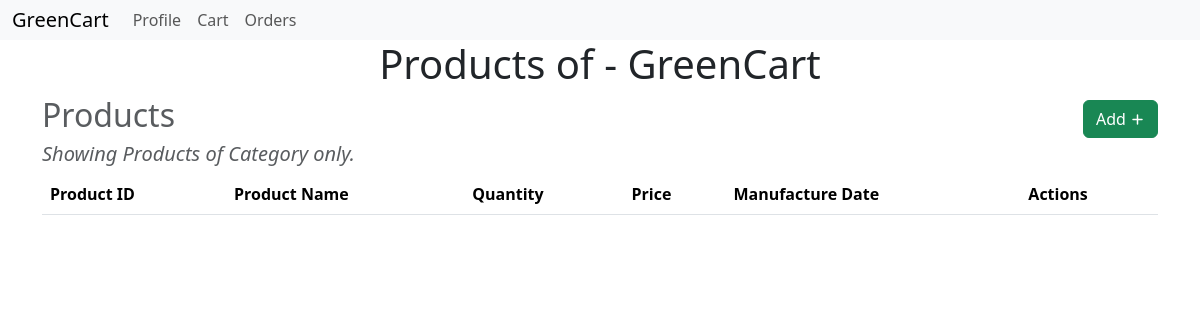
The page /category/2/show (signed in) on the database as committed earlier.
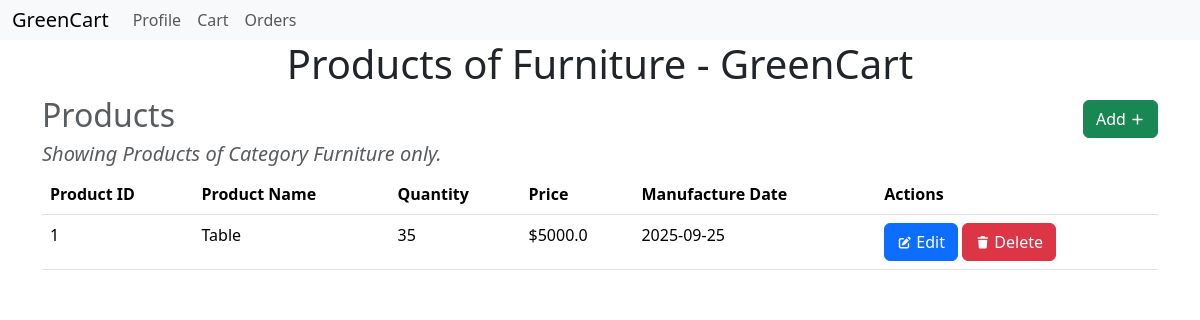
The same page on the database as committed later.
### models.py (models this page shows)
class Category(db.Model):
    __tablename__ = 'category'
    id = db.Column(db.Integer, primary_key=True)
    name = db.Column(db.String(64), unique=True, nullable=False)
    products = db.relationship('Product', backref='category', lazy=True)

class Product(db.Model):
    __tablename__ = 'product'
    id = db.Column(db.Integer, primary_key=True)
    name = db.Column(db.String(128), nullable=False)
    ctegory_id = db.Column(db.Integer, db.ForeignKey('category.id'), nullable=False)
    quantity = db.Column(db.Integer, nullable=False)
    price = db.Column(db.Float, nullable=False)
    man_date = db.Column(db.Date, nullable=False)

### routes.py (the view)
@app.route('/category/<int:id>/show')
@admin_required
def show_category(id):
    return render_template('category/show.html', user=User.query.get(session['user_id']), category=Category.query.get(id))

### routes.py (called while the page is built)
def admin_required(func):
    @wraps(func)
    def inner(*args, **kwargs):
        if 'user_id' not in session:
            flash('Please log in to access this page.')
            return redirect(url_for('login'))
        user = User.query.get(session['user_id'])
        if not user.is_admin:
            flash('You are not authorized to view this page.')
            return redirect(url_for('index'))
        return func(*args, **kwargs)
    return inner

### templates/category/show.html (shortened to what this page needs)
{% extends 'layout.html' %}
{% block content %}
    <h1>Products of {{category.name}} - GreenCart</h1>
    <div class="heading">
        <h2 class="text-muted">Products</h2>
        <a class="btn btn-success" href="{{url_for('add_product', category_id=category.id)}}">
            Add
            <i class="fas fa-plus fa-xs"></i>
        </a>
    </div>
    <h5 class="text-muted">
        <em>
            Showing Products of Category {{category.name}} only.
        </em>
    </h5>
    <table class="table">
        <thead>
            <tr>
                <th>Product ID</th>
                <th>Product Name</th>
                <th>Quantity</th>
                <th>Price</th>
                <th>Manufacture Date</th>
                <th>Actions</th>
            </tr>
        </thead>
        <body>
            {% for product in category.products %}
                <tr>
                    <td>{{ product.id }}</td>
                    <td>{{ product.name }}</td>
                    <td>{{ product.quantity }}</td>
                    <td>${{ product.price }}</td>
                    <td>{{product.man_date}}</td>
                    <td>
                        <a class="btn btn-primary" href="{{ url_for('edit_product', id=product.id) }}">
                            <i class="fas fa-edit fa-xs"></i>
                            Edit
                        </a>
                        <a class="btn btn-danger" href="{{ url_for('delete_product', id=product.id) }}">
                            <i class="fas fa-trash fa-xs"></i>
                            Delete
                        </a>
                    </td>
                </tr>
            {% endfor %}
        </body>
    </table>
{% endblock %}

### templates/layout.html (shortened to what this page needs)
<!DOCTYPE html>
<html lang="en">
<head>
    <link href="https://cdn.jsdelivr.net/npm/bootstrap@5.3.8/dist/css/bootstrap.min.css" rel="stylesheet">
    <link rel="stylesheet" href="https://cdnjs.cloudflare.com/ajax/libs/font-awesome/7.0.1/css/all.min.css">
</head>
<body>
{% include 'nav.html' %}
<div class="container">
    {% block content %}
    {% endblock %}
</div>
</body>
</html>

### templates/nav.html (shortened to what this page needs)
<nav class="navbar navbar-expand-lg bg-body-tertiary">
  <div class="container-fluid">
    <a class="navbar-brand" href="/">GreenCart</a>
    <div class="collapse navbar-collapse" id="navbarNav">
      <ul class="navbar-nav">
        {% if user %}
        <li class="nav-item">
          <a class="nav-link" href="{{url_for('profile')}}">Profile</a>
        </li>
        <li class="nav-item">
          <a href="{{url_for('cart')}}" class="nav-link">Cart</a>
        </li>
        <li class="nav-item">
          <a href="{{url_for('orders')}}" class="nav-link">Orders</a>
        </li>
        {% endif %}
      </ul>
    </div>
  </div>
</nav>

### templates/layout.html (style rules this page uses)
body { margin: 0; padding: 0; }

### templates/category/show.html (style rules this page uses)
.heading { display: flex; justify-content: space-between; align-items: center; }
h1,h2 { text-align: center; }

### templates/nav.html (style rules this page uses)
.navbar { width: 100%; padding: 0; }

Rows that differ between the two databases and show on the page:
added Category: name "Furniture"
added Product: id "1", name "Table", quantity "35", price "5000.0", man_date "2025-09-25"
